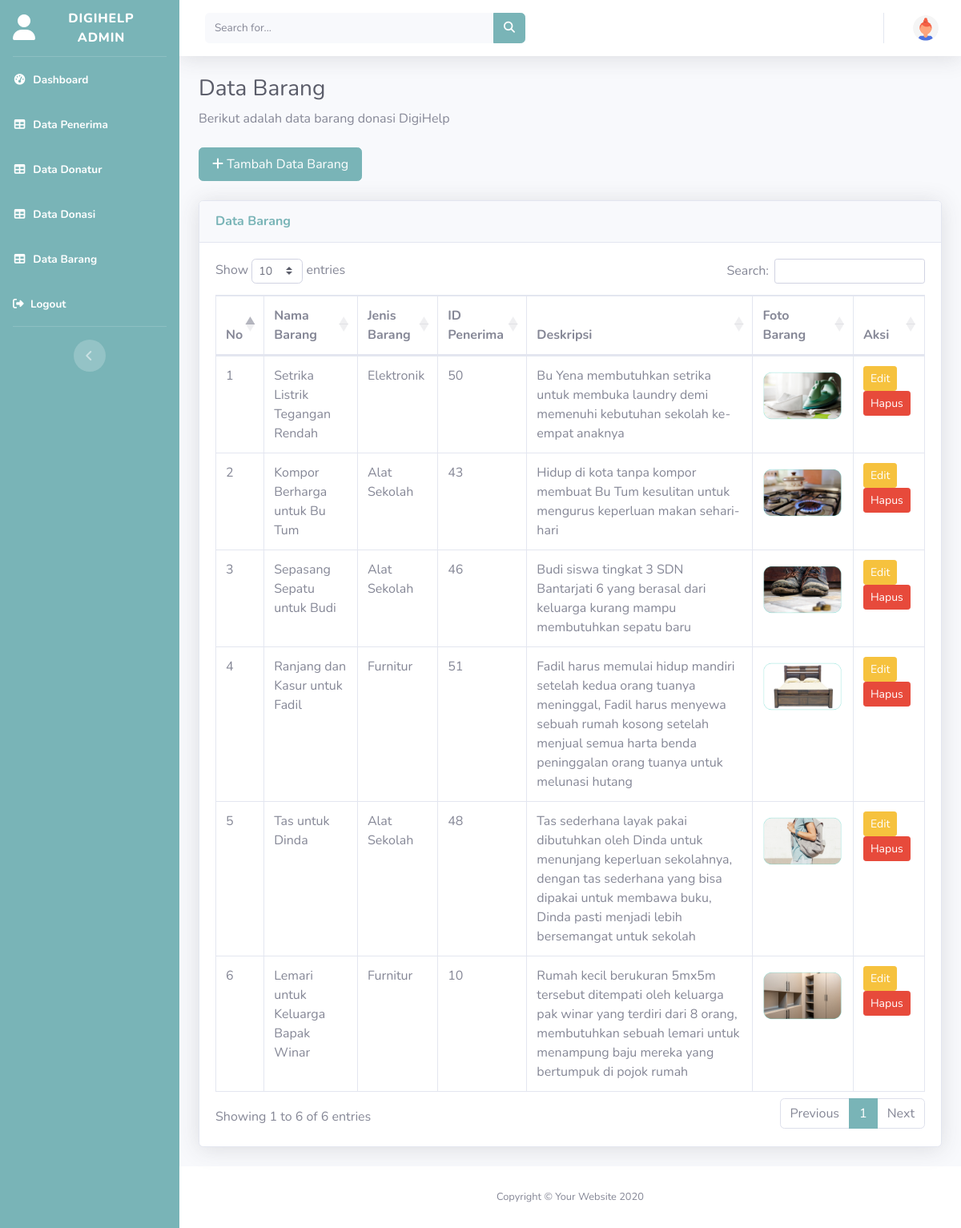
Page /index.php/admin/crud_barang/lihatbarang on the committed database.
### tables this page shows
CREATE TABLE `tb_barang` (
  `id_barang` int(11) NOT NULL,
  `nama_barang` varchar(50) NOT NULL,
  `jenis_barang` varchar(50) DEFAULT NULL,
  `id_penerima` varchar(3) DEFAULT NULL,
  `deskripsi` varchar(255) NOT NULL,
  `photo_barang` varchar(255) NOT NULL
);

### application/controllers/admin/crud_barang.php (called while the page is built, shortened)
<?php
class Crud_barang extends CI_Controller{
	function __construct(){
		$this->load->model('m_data');
                $this->load->helper('url');
	}
    function lihatbarang(){
		$data['tb_barang'] = $this->m_data->tampil_barang()->result();
		$this->load->view('admin/barang',$data);
	}
}

### index.php (called while the page is built, shortened)
<?php
require_once BASEPATH.'core/CodeIgniter.php';

### application/models/m_data.php (called while the page is built, shortened)
<?php
class M_data extends CI_Model{
	function tampil_barang(){
		return $this->db->get('tb_barang');
	}
}

### application/views/admin/barang.php (the view, shortened to what this page needs)
<!DOCTYPE html>
<html lang="en">
<head>
    <link href="<?php echo base_url() ?>template/vendor/fontawesome-free/css/all.min.css" rel="stylesheet" type="text/css">
    <link href="<?php echo base_url() ?>template/css/sb-admin-2.min.css" rel="stylesheet">
    <link href="<?php echo base_url() ?>template/vendor/datatables/dataTables.bootstrap4.min.css" rel="stylesheet">
</head>
<body id="page-top">
    <div id="wrapper">
        <ul class="navbar-nav bg-gradient-primary sidebar sidebar-dark accordion" id="accordionSidebar">
            <a class="sidebar-brand d-flex align-items-center justify-content-center" href="welcome.php">
                <div class="sidebar-brand-icon">
                    <i class="fas fa-user"></i>
                </div>
                <div class="sidebar-brand-text mx-3">DigiHelp Admin</div>
            </a>
            <hr class="sidebar-divider my-0">
            <li class="nav-item active">
                <a class="nav-link" href="<?php echo base_url('admin/crud/welcome'); ?>">
                    <i class="fas fa-fw fa-tachometer-alt"></i>
                    <span>Dashboard</span></a>
                <a class="nav-link" href=" <?php echo base_url('admin/crud/lihat'); ?>">
                    <i class="fas fa-fw fa-table"></i>
                    <span>Data Penerima</span></a>
                <a class="nav-link" href=" <?php echo base_url('admin/crud_donatur/lihatdonatur'); ?>">
                    <i class="fas fa-fw fa-table"></i>
                    <span>Data Donatur</span></a>
                <a class="nav-link active" href=" <?php echo base_url('admin/crud_donasi/lihatdonasi'); ?>">
                    <i class="fas fa-fw fa-table"></i>
                    <span>Data Donasi</span></a>
                <a class="nav-link" href=" <?php echo base_url('admin/crud_barang/lihatbarang'); ?>">
                    <i class="fas fa-fw fa-table"></i>
                    <span>Data Barang</span></a>
                <a class="nav-link" href="<?php echo base_url('login/logout'); ?>" data-toggle="modal" data-target="#logoutModal">
                    <i class="fas fa-sign-out-alt"></i>
                    <span>Logout</span></a>
            </li>
            <hr class="sidebar-divider d-none d-md-block">
            <div class="text-center d-none d-md-inline">
                <button class="rounded-circle border-0" id="sidebarToggle"></button>
            </div>
        </ul>
        <div id="content-wrapper" class="d-flex flex-column">
            <div id="content">
                <nav class="navbar navbar-expand navbar-light bg-white topbar mb-4 static-top shadow">
                    <form class="d-none d-sm-inline-block form-inline mr-auto ml-md-3 my-2 my-md-0 mw-100 navbar-search">
                        <div class="input-group">
                            <input type="text" class="form-control bg-light border-0 small" placeholder="Search for..." aria-label="Search" aria-describedby="basic-addon2">
                            <div class="input-group-append">
                                <button class="btn btn-primary" type="button">
                                    <i class="fas fa-search fa-sm"></i>
                                </button>
                            </div>
                        </div>
                    </form>
                    <ul class="navbar-nav ml-auto">
                        <li class="nav-item dropdown no-arrow">
                            <a class="nav-link dropdown-toggle" href="#" id="userDropdown" role="button" data-toggle="dropdown" aria-haspopup="true" aria-expanded="false">
                                <img class="img-profile rounded-circle" src="<?php echo base_url() ?>template/img/undraw_profile_3.svg">
                            </a>
                        </li>
                    </ul>
                </nav>
                <div class="container-fluid">
                    <h1 class="h3 mb-2 text-gray-800">Data Barang</h1>
                    <p class="mb-4">Berikut adalah data barang donasi DigiHelp</p>
                    <a class="btn btn-primary py-2 px-3 me-2" role="button" href=" <?php echo base_url('admin/crud_barang/tambahbarang'); ?>"><i class="fa fa-plus"></i> Tambah Data Barang</a>
                    <div class="card shadow mb-4">
                        <div class="card-header py-3">
                            <h6 class="m-0 font-weight-bold text-primary">Data Barang</h6>
                        </div>
                        <div class="card-body">
                            <div class="table-responsive">
                                <table class="table table-bordered" id="dataTable" width="100%" cellspacing="0">
                                    <thead>
                                        <tr>
                                            <th>No</th>
                                            <th>Nama Barang</th>
                                            <th>Jenis Barang</th>
                                            <th>ID Penerima</th>
                                            <th>Deskripsi</th>
                                            <th>Foto Barang</th>
                                            <th>Aksi</th>
                                        </tr>
                                    </thead>
                                    <?php
                                    $no = 1;
                                    foreach ($tb_barang as $br) {
                                    ?>
                                        <tr>
                                            <td><?php echo $no++ ?></td>
                                            <td><?php echo $br->nama_barang ?></td>
                                            <td><?php echo $br->jenis_barang ?></td>
                                            <td><?php echo $br->id_penerima ?></td>
                                            <td><?php echo $br->deskripsi ?></td>
                                            <td><img src="<?php echo base_url() . '/gambar/' . $br->photo_barang; ?>" width="100"></td>
                                            <td>
                                                <a class="btn btn-sm btn-warning" <?php echo anchor('admin/crud_barang/editbarang/' . $br->id_barang, 'Edit'); ?></a>
                                                    <a class="btn btn-sm btn-danger" <?php echo anchor('admin/crud_barang/hapusbarang/' . $br->id_barang, 'Hapus'); ?></a>
                                            </td>
                                        </tr>
                                    <?php } ?>
                                </table>
                            </div>
                        </div>
                    </div>
                </div>
            </div>
            <footer class="sticky-footer bg-white">
                <div class="container my-auto">
                    <div class="copyright text-center my-auto">
                        <span>Copyright &copy; Your Website 2020</span>
                    </div>
                </div>
            </footer>
        </div>
    </div>
</body>
</html>

### rows in the picture
tb_barang: nama_barang "Setrika Listrik Tegangan Rendah", jenis_barang "Elektronik", id_penerima "50", deskripsi "Bu Yena membutuhkan setrika untuk membuka laundry demi memenuhi kebutuhan sekolah ke-empat anaknya", photo_barang (picture), id_barang "Edit", id_barang "Hapus"
tb_barang: nama_barang "Kompor Berharga untuk Bu Tum", jenis_barang "Alat Sekolah", id_penerima "43", deskripsi "Hidup di kota tanpa kompor membuat Bu Tum kesulitan untuk mengurus keperluan makan sehari-hari", photo_barang (picture), id_barang "Edit", id_barang "Hapus"
tb_barang: nama_barang "Sepasang Sepatu untuk Budi", jenis_barang "Alat Sekolah", id_penerima "46", deskripsi "Budi siswa tingkat 3 SDN Bantarjati 6 yang berasal dari keluarga kurang mampu membutuhkan sepatu baru", photo_barang (picture), id_barang "Edit", id_barang "Hapus"
tb_barang: nama_barang "Ranjang dan Kasur untuk Fadil", jenis_barang "Furnitur", id_penerima "51", deskripsi "Fadil harus memulai hidup mandiri setelah kedua orang tuanya meninggal, Fadil harus menyewa sebuah rumah kosong setelah menjual semua harta benda peninggalan orang tuanya untuk melunasi hutang", photo_barang (picture), id_barang "Edit", id_barang "Hapus"
tb_barang: nama_barang "Tas untuk Dinda", jenis_barang "Alat Sekolah", id_penerima "48", deskripsi "Tas sederhana layak pakai dibutuhkan oleh Dinda untuk menunjang keperluan sekolahnya, dengan tas sederhana yang bisa dipakai untuk membawa buku, Dinda pasti menjadi lebih bersemangat untuk sekolah", photo_barang (picture), id_barang "Edit", id_barang "Hapus"
tb_barang: nama_barang "Lemari untuk Keluarga Bapak Winar", jenis_barang "Furnitur", id_penerima "10", deskripsi "Rumah kecil berukuran 5mx5m tersebut ditempati oleh keluarga pak winar yang terdiri dari 8 orang, membutuhkan sebuah lemari untuk menampung baju mereka yang bertumpuk di pojok rumah", photo_barang (picture), id_barang "Edit", id_barang "Hapus"
